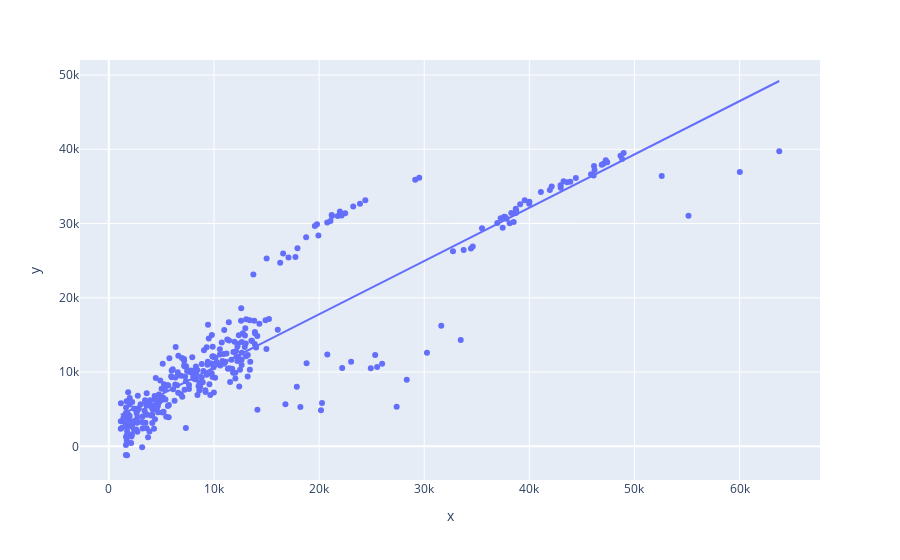

The code cell stored with this chart in its notebook:
### Code cell
px.scatter(df,x= ytest,y = ypredict, trendline = 'ols')

### Figure 1 — Plotly figure (JSON) as saved in the notebook; plotly's stock layout.template omitted (floating-point values rounded to 4 significant figures; data arrays with more than 128 entries replaced by an {"elided": "..."} marker saying what was removed)
{"data": [{"hovertemplate": "x=%{x}<br>y=%{y}<extra></extra>", "legendgroup": "", "marker": {"color": "#636efa", "symbol": "circle"}, "mode": "markers", "name": "", "orientation": "v", "showlegend": false, "type": "scatter", "x": {"elided": "335 float values"}, "xaxis": "x", "y": {"elided": "335 float values"}, "yaxis": "y"}, {"hovertemplate": "<b>OLS trendline</b><br>y = 0.717737 * x + 3424.34<br>R<sup>2</sup>=0.807658<br><br>x=%{x}<br>y=%{y} <b>(trend)</b><extra></extra>", "legendgroup": "", "marker": {"color": "#636efa", "symbol": "circle"}, "mode": "lines", "name": "", "showlegend": false, "type": "scatter", "x": {"elided": "335 float values"}, "xaxis": "x", "y": {"elided": "335 float values"}, "yaxis": "y"}], "layout": {"autosize": true, "legend": {"tracegroupgap": 0}, "margin": {"t": 60}, "xaxis": {"anchor": "y", "autorange": true, "domain": [0, 1], "range": [-2659.0, 67560.0], "title": {"text": "x"}, "type": "linear"}, "yaxis": {"anchor": "x", "autorange": true, "domain": [0, 1], "range": [-5032.0, 52050.0], "title": {"text": "y"}, "type": "linear"}}}
